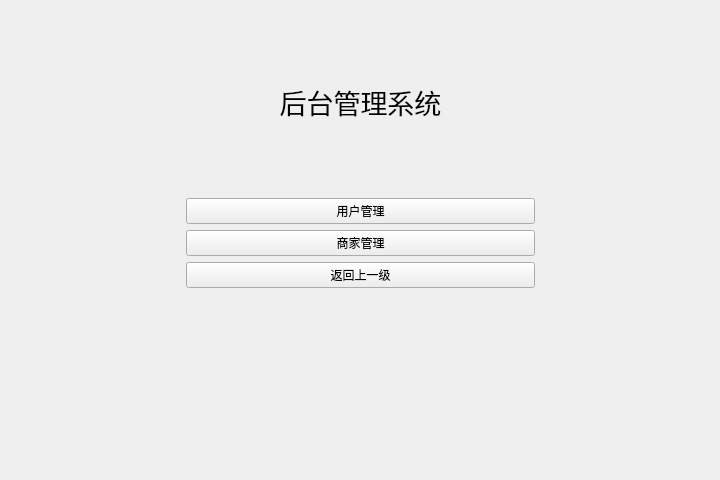
<?xml version="1.0" encoding="UTF-8"?>
<ui version="4.0">
 <class>Administrator</class>
 <widget class="QWidget" name="Administrator">
  <property name="geometry">
   <rect>
    <x>0</x>
    <y>0</y>
    <width>720</width>
    <height>480</height>
   </rect>
  </property>
  <property name="minimumSize">
   <size>
    <width>720</width>
    <height>480</height>
   </size>
  </property>
  <property name="maximumSize">
   <size>
    <width>720</width>
    <height>480</height>
   </size>
  </property>
  <property name="windowTitle">
   <string>Form</string>
  </property>
  <layout class="QGridLayout" name="gridLayout" rowstretch="1,2,1" columnstretch="1,2,1">
   <item row="0" column="1">
    <layout class="QVBoxLayout" name="verticalLayout">
     <item>
      <widget class="QLabel" name="label">
       <property name="sizePolicy">
        <sizepolicy hsizetype="Preferred" vsizetype="Preferred">
         <horstretch>0</horstretch>
         <verstretch>0</verstretch>
        </sizepolicy>
       </property>
       <property name="font">
        <font>
         <pointsize>20</pointsize>
        </font>
       </property>
       <property name="text">
        <string>后台管理系统</string>
       </property>
       <property name="alignment">
        <set>Qt::AlignCenter</set>
       </property>
      </widget>
     </item>
    </layout>
   </item>
   <item row="1" column="0">
    <spacer name="horizontalSpacer">
     <property name="orientation">
      <enum>Qt::Horizontal</enum>
     </property>
     <property name="sizeHint" stdset="0">
      <size>
       <width>170</width>
       <height>20</height>
      </size>
     </property>
    </spacer>
   </item>
   <item row="1" column="1">
    <layout class="QVBoxLayout" name="verticalLayout_2">
     <item>
      <widget class="QPushButton" name="pushButton_3">
       <property name="text">
        <string>用户管理</string>
       </property>
      </widget>
     </item>
     <item>
      <widget class="QPushButton" name="pushButton_2">
       <property name="text">
        <string>商家管理</string>
       </property>
      </widget>
     </item>
     <item>
      <widget class="QPushButton" name="back_button">
       <property name="text">
        <string>返回上一级</string>
       </property>
      </widget>
     </item>
    </layout>
   </item>
   <item row="1" column="2">
    <spacer name="horizontalSpacer_2">
     <property name="orientation">
      <enum>Qt::Horizontal</enum>
     </property>
     <property name="sizeHint" stdset="0">
      <size>
       <width>169</width>
       <height>20</height>
      </size>
     </property>
    </spacer>
   </item>
   <item row="2" column="1">
    <spacer name="verticalSpacer">
     <property name="orientation">
      <enum>Qt::Vertical</enum>
     </property>
     <property name="sizeHint" stdset="0">
      <size>
       <width>20</width>
       <height>109</height>
      </size>
     </property>
    </spacer>
   </item>
  </layout>
 </widget>
 <resources/>
 <connections/>
</ui>
